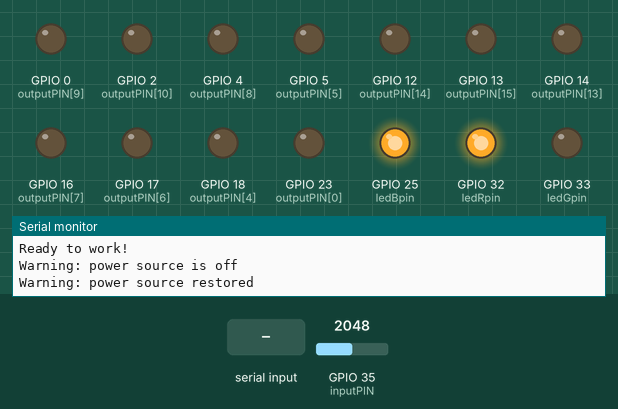
A sketch run on a simulated ESP32. Shown: output pins drawn as LEDs (lit = HIGH), the last lines printed to the serial monitor. The inputs (shaded band) are chosen by the test bench; at power-on: GPIO 35 (inputPIN) = 2048.

Above: at 1.2 s.
1.3 s: "d90\n" received over Serial
At 2.4 s:
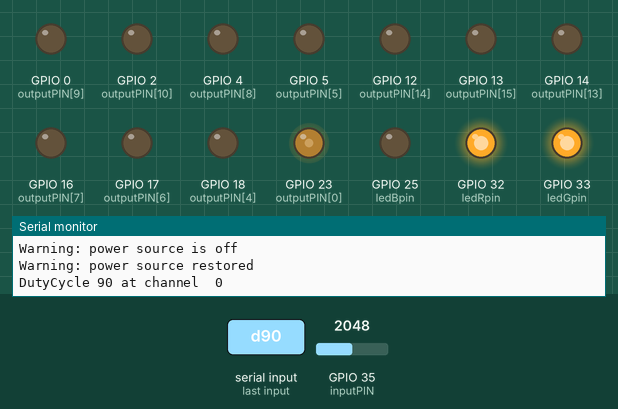
2.8 s: GPIO 35 (inputPIN) set to 2963
4.3 s: GPIO 35 (inputPIN) set to 3025
At 5.4 s:
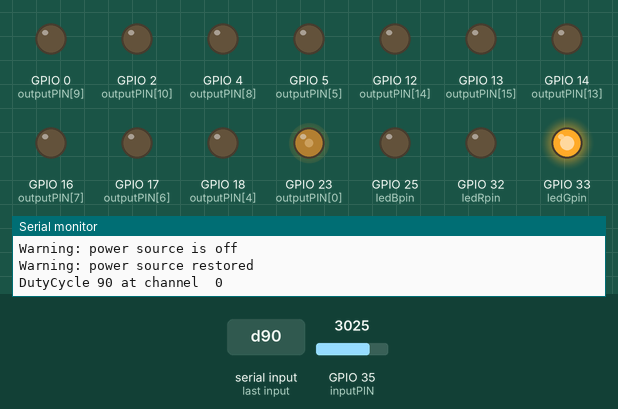
5.8 s: "d,45\n" received over Serial
At 7.0 s:
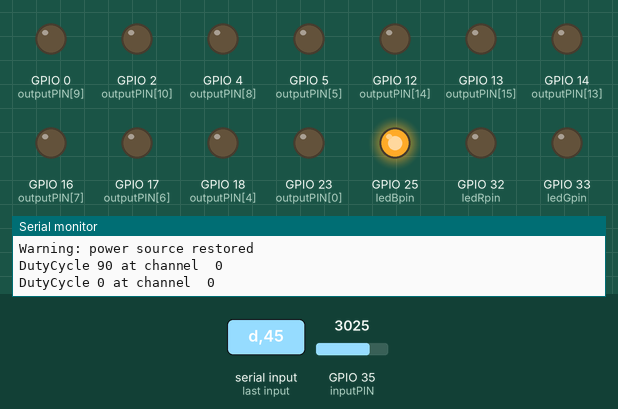
7.3 s: "d90\n" received over Serial
At 8.1 s:
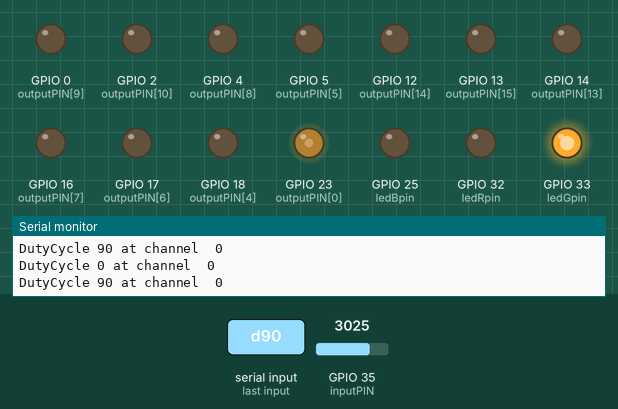
8.8 s: GPIO 35 (inputPIN) set to 491
At 10.3 s:
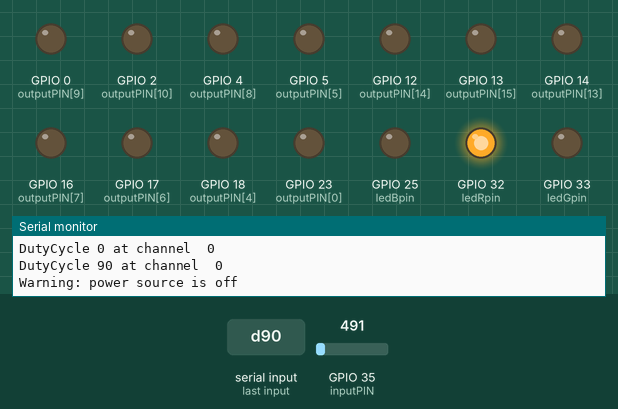
Timing chart, 0 to 11.5 s (numbered marks = the images above; inputs shaded):
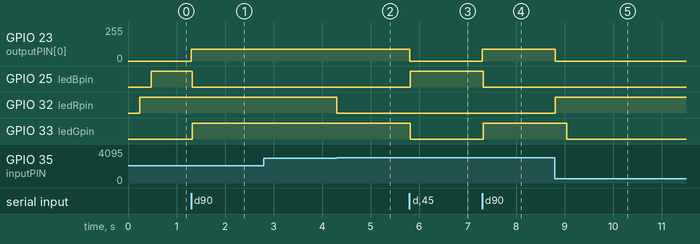

Measured:
- the behaviour switches between 2999 and 3000 on GPIO 35 (inputPIN) (found by bisection; images 1 and 2)
- after the input at 1.3 s, GPIO 23 (outputPIN[0]): 0/255 → 90/255 at once; GPIO 25 (ledBpin): HIGH → LOW at once; GPIO 33 (ledGpin): LOW → HIGH at once
- after the input at 2.8 s, every drawn part: stays the same
- after the input at 4.3 s, GPIO 32 (ledRpin): HIGH → LOW at once
- after the input at 5.8 s, GPIO 23 (outputPIN[0]): 90/255 → 0/255 at once; GPIO 25 (ledBpin): LOW → HIGH at once; GPIO 33 (ledGpin): HIGH → LOW at once
- after the input at 7.3 s, GPIO 23 (outputPIN[0]): 0/255 → 90/255 at once; GPIO 25 (ledBpin): HIGH → LOW at once; GPIO 33 (ledGpin): LOW → HIGH at once
- after the input at 8.8 s, GPIO 23 (outputPIN[0]): 90/255 → 0/255 at once; GPIO 32 (ledRpin): LOW → HIGH at once; GPIO 33 (ledGpin): HIGH → LOW after 0.24 s

The sketch:

PWMsolarCellMeasurements_v2.ino
```cpp
// the number of the LED pin
const int ledRpin = 32;
const int ledGpin = 33;
const int ledBpin = 25;
const int inputPIN = 35;
const int outputPIN[] = {23,22,21,19,18,5,17,16,4,0,2,26,27,14,12,13}; //Pins for esp32

// setting PWM properties
int freq = 5000;
int Channel[] = {0,1,2,3,4,5,6,7,8,9,10,11,12,13,14,15};
int resolution = 8;
int currentChannel = 0;

boolean working=true;
boolean power;
int val[] = {0,0,0,0,0,0,0,0,0,0,0,0,0,0,0,0};

int V[] = {0,0,0,0,0,0,0,0,0,0};
byte count=0;

String sdata="";  // Initialised to nothing.

void setup(){
  Serial.begin(9600);

  Serial.println("Starting comunication");

  Serial.println("Ready to work!");

  pinMode(inputPIN, INPUT);
  pinMode(ledRpin, OUTPUT);
  pinMode(ledGpin, OUTPUT);
  pinMode(ledBpin, OUTPUT);

  for (byte i = 0; i < 16; i++) {
  // configure LED PWM functionalitites
  ledcSetup(Channel[i], freq, resolution);

  // attach the channel to the GPIO to be controlled
  ledcAttachPin(outputPIN[i], Channel[i]);
  }

}

void loop(){
  byte ch;
  String valStr;
  int Val;
  Val = analogRead(inputPIN);
  V[count%10]=Val;
  count++;
  Val = (V[0]+V[1]+V[2]+V[3]+V[4]+V[5]+V[6]+V[7]+V[8]+V[9])/10;
  //Serial.println(float(Val)*18/4095);
  if (Val<500){
    power=LOW;
  }else{
    power=HIGH;
  }

  if (working!=power){
    if (power){
      for (byte i = 0; i < 16; i++) {
        ledcWrite(Channel[i], val[i]);
        delay(15);
      }
      Serial.println("Warning: power source restored");
    } else {
      for (byte i = 0; i < 16; i++) {
        ledcWrite(Channel[i], 0);
        delay(15);
      }
      Serial.println("Warning: power source is off");
    }
    working = power;
  }

  if (Val<3000){
    digitalWrite(ledRpin, HIGH); //led rojo encendido
    //Serial.println("led rojo encendido");
    //delay(500);
  }else{
    digitalWrite(ledRpin, LOW);//led rojo apagado
    //delay(500);
  }
  if (working){
    boolean aux = false;
    for (byte i = 0; i < 16; i++) {
      if (val[i]>0){
        aux = true;
        break;
      }
    }
    if (aux){
      digitalWrite(ledGpin, HIGH);//led verde encendido
      //Serial.println("led verde encendido");
      digitalWrite(ledBpin, LOW);//led azul apagado
      //delay(500);
    }else{
      digitalWrite(ledGpin, LOW);//led verde apagado
      digitalWrite(ledBpin, HIGH);//led azul encendido
      //Serial.println("led azul encendido");
      //delay(500);
    }
  }else{
      digitalWrite(ledGpin, LOW);//led verde apagado
      digitalWrite(ledBpin, LOW);//led azul apagado
      //delay(500);
  }

   if (Serial.available()) {
      ch = Serial.read();

      sdata += (char)ch;

      if (ch==10) {  // Command received and ready.

         sdata.trim();

         // Process command in sdata.
         switch( sdata.charAt(0) ) {
         case 'd':
            if (sdata.length()>1){
               valStr = sdata.substring(1);
               val[currentChannel] = valStr.toInt();
               if (power){
                  ledcWrite(currentChannel, val[currentChannel]);
                  delay(15);
               } else {
                  Serial.println("Warning: power source is off");
               }
            }
            Serial.print("DutyCycle ");
            Serial.print(val[currentChannel]);
            Serial.print(" at channel  ");
            Serial.println(currentChannel);
            break;
         case 'c':
            if (sdata.length()>1){
               valStr = sdata.substring(1);
               currentChannel = valStr.toInt();
            }
            Serial.print("Channel  ");
            Serial.println(currentChannel);
            Serial.print(" GPIO  ");
            Serial.println(outputPIN[currentChannel]);
            break;
         case 'f':
            Serial.print("Frequency: ");
            Serial.print(freq);
            Serial.println(" Hz");
            break;
         case 'p':
            Serial.print("Power: ");
            //Serial.print(3.3*Val/4095); // voltage
            Serial.print(float(Val)*18/4095);
            Serial.println(" V");
            break;
         case 'v':
            if (sdata.length()>1){
               valStr = sdata.substring(1);
               Val = valStr.toInt();
            }
            Serial.print("Val ");
            Serial.println(Val);
            break;
         default: Serial.println(sdata);
         } // switch

         sdata = ""; // Clear the string ready for the next command.
      } // if \r
   }  // available
}
```
